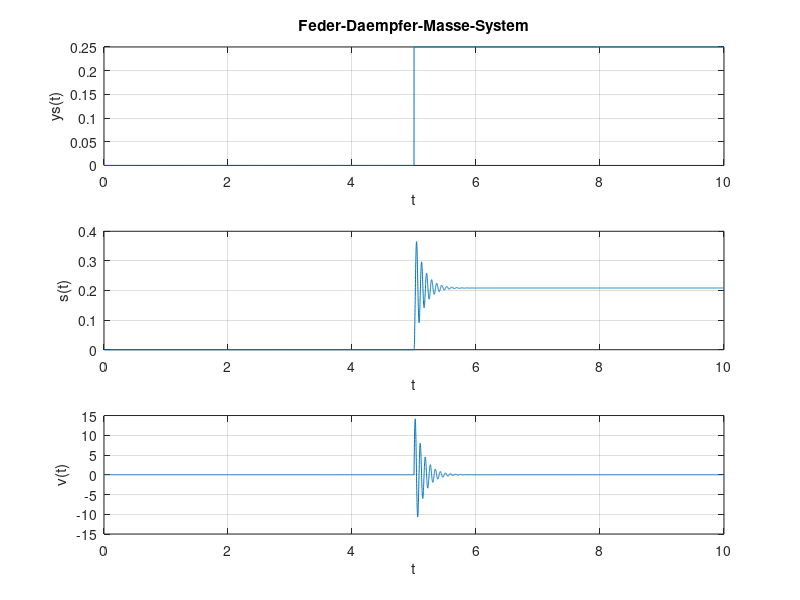
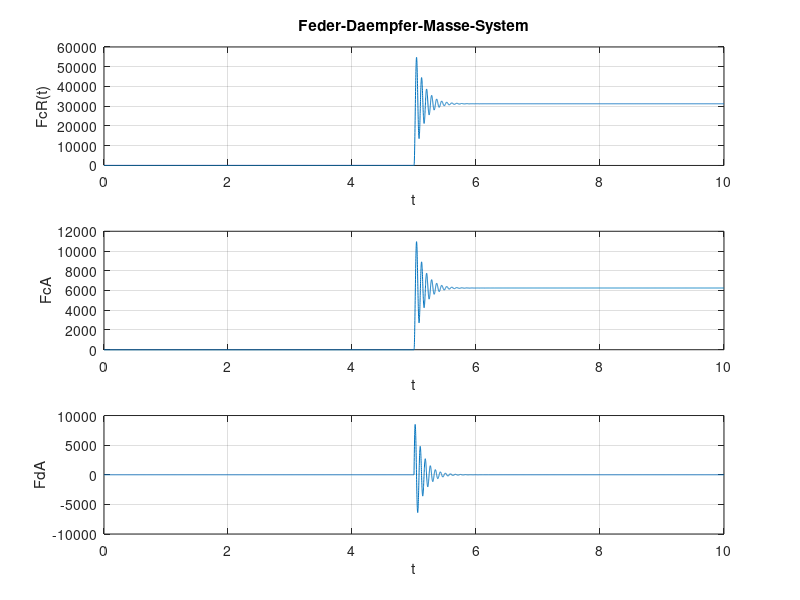

Reproduce these figures in MATLAB, in order.
close all;clear all;
m=30;cR=150000;cA=30000;dA1=600; %dA1=6000; % Systemparameter
x= [0; 0];           % Anfangszustand y(t0),ydot(t0)
t= 0; tfinal=10; h=0.001;% h=0.01;%h=0.1; %Simulationsparameter
tout= [t]; xout= [x'];
c=cR+cA;n= 1;
while t < tfinal
  if t+h > tfinal,
     h = tfinal-t; end % letzten Schritt auf tfinal  
 if t<=5
     yS(n+1)=0;
    end
    if t>5
      yS(n+1)=0.25;
    end
    u(n+1) =cR .* yS(n+1);    % input values u(t)
  xdot= [x(2);
         (u(n+1)-dA1*x(2)-c*x(1))/m]; % Aenderungsraten(t)
  x = x + xdot .* h;         % Euler-Schritt => x(t+h)
  t = t + h;                 % Zeitfortschaltung
  n=n+1;
  tout = [tout; t];          % Ergebnisaufzeichnung
  xout = [xout; x'];    
end
  a= -(c/m)*xout(:,1)-(dA1/m)*xout(:,2)+(1/m)*u(:); % output value x2dot(t)
figure
subplot(3,1,1), plot(tout,yS)
title('Feder-Daempfer-Masse-System')
xlabel('t'), ylabel('ys(t)'), grid
subplot(3,1,2), plot(tout,xout(:,1))
xlabel('t'), ylabel('s(t)'), grid
subplot(3,1,3), plot(tout,xout(:,2))
xlabel('t'), ylabel('v(t)'), grid
figure(2)
FcR=cR*xout(:,1);FcA=cA*xout(:,1);FdA=dA1*xout(:,2);
subplot(3,1,1), plot(tout,FcR)
title('Feder-Daempfer-Masse-System')
xlabel('t'), ylabel('FcR(t)'), grid
subplot(3,1,2), plot(tout,FcA)
xlabel('t'), ylabel('FcA'), grid
subplot(3,1,3), plot(tout,FdA)
xlabel('t'), ylabel('FdA'), grid

